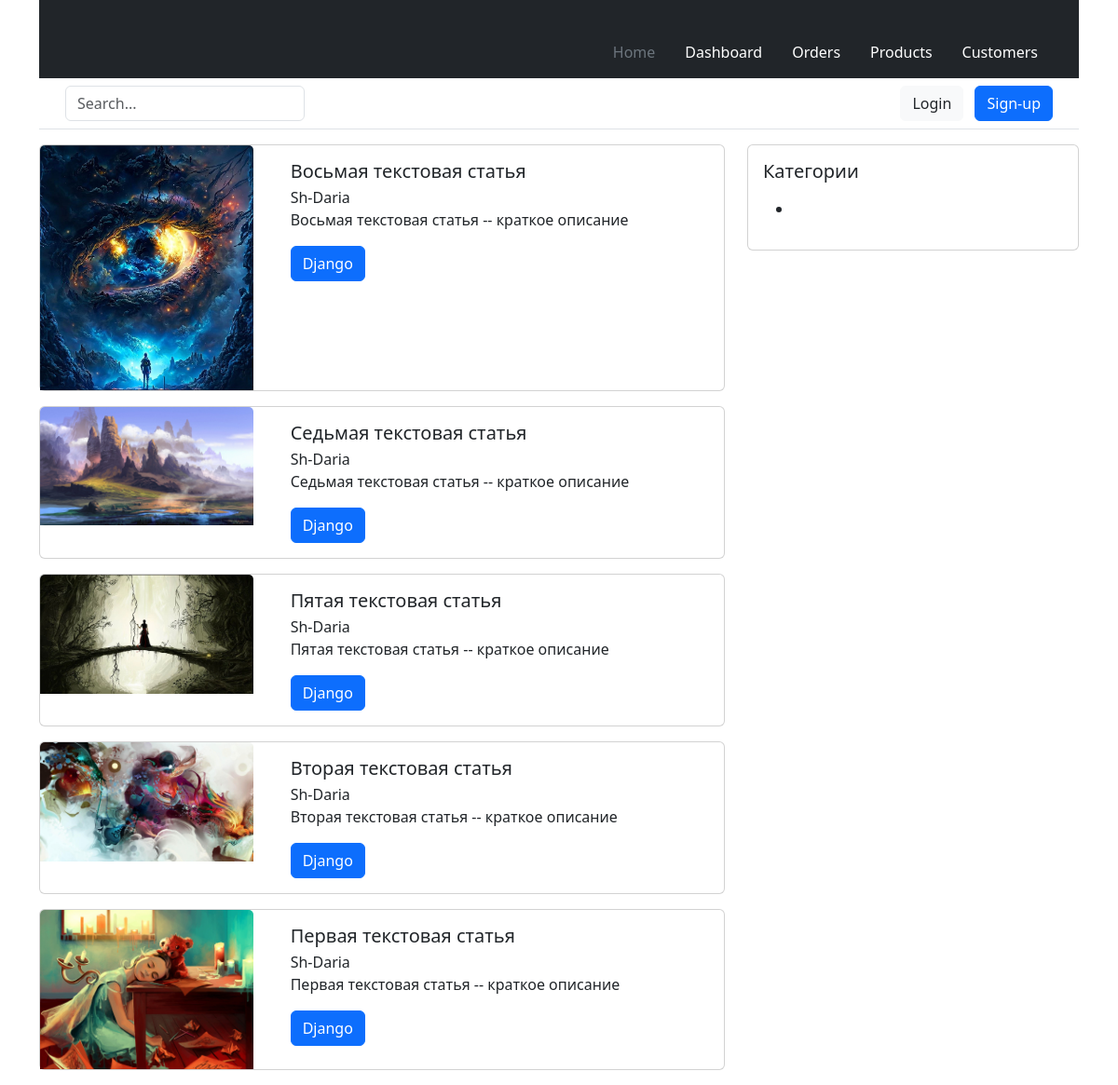
Screenshot of /category/django/ with the database file from the repository.
### modules/blog/models.py (models this page shows, shortened)
class Article(models.Model):
    class ArticleManager(models.Manager):
        def all(self):
            return self.get_queryset().select_related('author', 'category').filter(status='published')
    STATUS_OPTIONS = (
        ('published', 'Опубликовано'),
        ('draft', 'Черновик')
    )
    title = models.CharField(verbose_name='Заголовок', max_length=255)
    slug = models.SlugField(verbose_name='URL', max_length=255, blank=True, unique=True)
    short_description = models.TextField(verbose_name='Краткое описание', max_length=500)
    full_description = models.TextField(verbose_name='Полное описание')
    thumbnail = models.ImageField(
        verbose_name='Превью поста',
        blank=True,
        upload_to='images/thumbnails/%Y/%m/%d/',
        validators=[FileExtensionValidator(allowed_extensions=('png', 'jpg', 'webp', 'jpeg', 'gif'))]
    )
    status = models.CharField(choices=STATUS_OPTIONS, default='published', verbose_name='Статус поста', max_length=10)
    time_create = models.DateTimeField(auto_now_add=True, verbose_name='Время добавления')
    time_update = models.DateTimeField(auto_now=True, verbose_name='Время обновления')
    author = models.ForeignKey(to=User, verbose_name='Автор', on_delete=models.SET_DEFAULT, related_name='author_posts', default=1)
    updater = models.ForeignKey(to=User, verbose_name='Обновил', on_delete=models.SET_NULL, null=True, related_name='updater_posts', blank=True)
    fixed = models.BooleanField(verbose_name='Зафиксировано', default=False)
    category = TreeForeignKey('Category', on_delete=models.PROTECT, related_name='articles', verbose_name='Категория')
    objects = ArticleManager()
    class Meta:
        db_table = 'app_articles'
        ordering = ['-fixed', '-time_create']
        indexes = [models.Index(fields=['-fixed', '-time_create', 'status'])]
        verbose_name = 'Статью'
        verbose_name_plural = 'Статей'

class Category(MPTTModel):
    title = models.CharField(max_length=255, verbose_name='Название категории')
    slug = models.SlugField(max_length=255, verbose_name='URL категории', blank=True)
    description = models.TextField(verbose_name='Описание категории', max_length=300)
    parent = TreeForeignKey(
        'self',
        on_delete=models.CASCADE,
        null=True,
        blank=True,
        db_index=True,
        related_name='children',
        verbose_name='Родительская категория'
    )
    class MPTTMeta:
        order_insertion_by = ('title',)
    class Meta:
        verbose_name = 'Категория'
        verbose_name_plural = 'Категории'
        db_table = 'app_categories'

### modules/blog/views.py (the view)
# urls.py: path('category/<str:slug>/', ArticleByCategoryListView.as_view(), name="articles_by_category"),
class ArticleByCategoryListView(ListView):
    model = Article
    template_name = 'blog/articles_list.html'
    context_object_name = 'articles'
    category = None
    def get_queryset(self):
        self.category = Category.objects.get(slug=self.kwargs['slug'])
        queryset = Article.objects.all().filter(category__slug=self.category.slug)
        return queryset
    def get_context_data(self, **kwargs):
        context = super().get_context_data(**kwargs)
        context['title'] = f'Статьи из категории: {self.category.title}'
        return context

### templates/blog/articles_list.html
{% extends 'main.html' %}
{% block content %}
    {% for article in articles %}
    <div class="card mb-3">
        <div class="row">
            <div class="col-4">
                <img src="{{ article.thumbnail.url }}" class="card-img-top" alt="{{ article.title }}">
            </div>
            <div class="col-8">
                <div class="card-body">
                    <h5 class="card-title">{{ article.title }}</h5>
                    <div class="card-subtitle">{{ article.author.username }}</div>
                    <p class="card-text">{{ article.short_description }}</p>
                    <a href="{% url 'articles_by_category' article.category.slug %}" class="btn btn-primary">{{ article.category.title }}</a>
                  </div>
                </div>
            </div>
      </div>
    {% endfor %}
{% endblock %}

### templates/main.html (shortened to what this page needs)
<!DOCTYPE html>
<html lang="ru">
<head>
    {% load static %}
    <link href="{% static 'bootstrap/css/bootstrap.min.css' %}" type="text/css" rel="stylesheet">
</head>
<body>
    <div class="container">
        {% include 'header.html' %}
        <div class="row">
            <div class="col-8">
            {% block content %}
            {% endblock %}
            </div>
            <div class="col-4">
                {% include 'sidebar.html' %}
            </div>
        </div>
    </div>
</body>
</html>

### templates/header.html
<header>
    <div class="px-3 py-2 text-bg-dark">
      <div class="container">
        <div class="d-flex flex-wrap align-items-center justify-content-center justify-content-lg-start">
          <a href="/" class="d-flex align-items-center my-2 my-lg-0 me-lg-auto text-white text-decoration-none">
            <svg class="bi me-2" width="40" height="32" role="img" aria-label="Bootstrap"><use xlink:href="#bootstrap"></use></svg>
          </a>
          <ul class="nav col-12 col-lg-auto my-2 justify-content-center my-md-0 text-small">
            <li>
              <a href="#" class="nav-link text-secondary">
                <svg class="bi d-block mx-auto mb-1" width="24" height="24"><use xlink:href="#home"></use></svg>
                Home
              </a>
            </li>
            <li>
              <a href="#" class="nav-link text-white">
                <svg class="bi d-block mx-auto mb-1" width="24" height="24"><use xlink:href="#speedometer2"></use></svg>
                Dashboard
              </a>
            </li>
            <li>
              <a href="#" class="nav-link text-white">
                <svg class="bi d-block mx-auto mb-1" width="24" height="24"><use xlink:href="#table"></use></svg>
                Orders
              </a>
            </li>
            <li>
              <a href="#" class="nav-link text-white">
                <svg class="bi d-block mx-auto mb-1" width="24" height="24"><use xlink:href="#grid"></use></svg>
                Products
              </a>
            </li>
            <li>
              <a href="#" class="nav-link text-white">
                <svg class="bi d-block mx-auto mb-1" width="24" height="24"><use xlink:href="#people-circle"></use></svg>
                Customers
              </a>
            </li>
          </ul>
        </div>
      </div>
    </div>
    <div class="px-3 py-2 border-bottom mb-3">
      <div class="container d-flex flex-wrap justify-content-center">
        <form class="col-12 col-lg-auto mb-2 mb-lg-0 me-lg-auto" role="search">
          <input type="search" class="form-control" placeholder="Search..." aria-label="Search">
        </form>
        <div class="text-end">
          <button type="button" class="btn btn-light text-dark me-2">Login</button>
          <button type="button" class="btn btn-primary">Sign-up</button>
        </div>
      </div>
    </div>
  </header>

### templates/sidebar.html (shortened to what this page needs)
{% load mptt_tags %}
<div class="card">
    <div class="card-body">
      <h5 class="card-title">Категории</h5>
      {% full_tree_for_model blog.Category as categories %}
      <p class="card-text">
        <ul>
            {% recursetree categories %}
                <li>
                </li>
            {% endrecursetree %}
        </ul>
      </p>
    </div>
  </div>

### rows the page displays
Article: thumbnail (picture), title "Восьмая текстовая статья", author.username "Sh-Daria", short_description "Восьмая текстовая статья -- краткое описание", category "Django"
Article: thumbnail (picture), title "Седьмая текстовая статья", author.username "Sh-Daria", short_description "Седьмая текстовая статья -- краткое описание", category "Django"
Article: thumbnail (picture), title "Пятая текстовая статья", author.username "Sh-Daria", short_description "Пятая текстовая статья -- краткое описание", category "Django"
Article: thumbnail (picture), title "Вторая текстовая статья", author.username "Sh-Daria", short_description "Вторая текстовая статья -- краткое описание", category "Django"
Article: thumbnail (picture), title "Первая текстовая статья", author.username "Sh-Daria", short_description "Первая текстовая статья -- краткое описание", category "Django"
